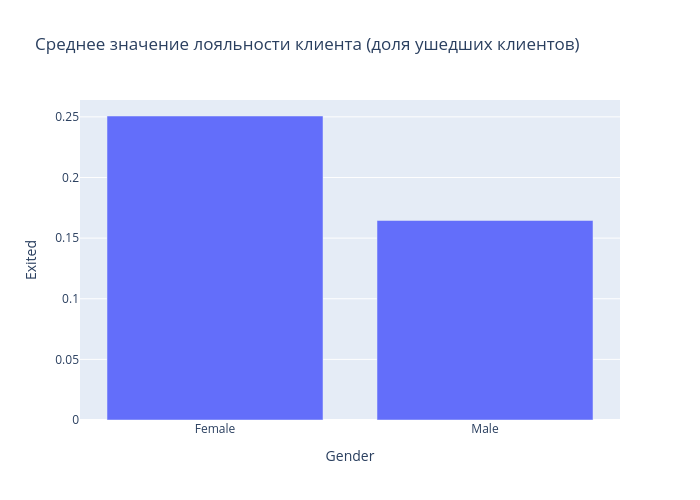

Notebook code cell kept with this figure:
### Markdown cell above
Зависимости между признаками предполагаемой зарплаты и кредитным рейтингом не наблюдается, также оба этих признака не оказывают существенного влияния на целевой признак.

### Code cell
import plotly.express as px
grouped_by_gender = churn_data.groupby(['Gender'])['Exited'].mean()

fig = px.bar(
    data_frame=grouped_by_gender,
    x=grouped_by_gender.index,
    y='Exited',
    height=500,
    width=700,
    title='Среднее значение лояльности клиента (доля ушедших клиентов)'
)

fig.show()

### Figure 1 — Plotly figure (JSON) as saved in the notebook; plotly's stock layout.template omitted (floating-point values rounded to 4 significant figures)
{"data": [{"alignmentgroup": "True", "hovertemplate": "Gender=%{x}<br>Exited=%{y}<extra></extra>", "legendgroup": "", "marker": {"color": "#636efa", "pattern": {"shape": ""}}, "name": "", "offsetgroup": "", "orientation": "v", "showlegend": false, "textposition": "auto", "type": "bar", "x": ["Female", "Male"], "xaxis": "x", "y": [0.2507, 0.1646], "yaxis": "y"}], "layout": {"barmode": "relative", "height": 500, "legend": {"tracegroupgap": 0}, "title": {"text": "Среднее значение лояльности клиента (доля ушедших клиентов)"}, "width": 700, "xaxis": {"anchor": "y", "domain": [0, 1], "title": {"text": "Gender"}}, "yaxis": {"anchor": "x", "domain": [0, 1], "title": {"text": "Exited"}}}}
